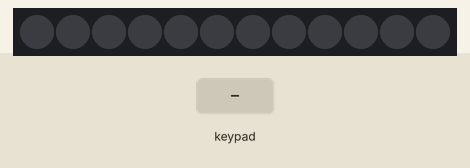
Recording of a sketch running on a simulated Arduino Uno, built with avr-gcc and run on an emulated ATmega328P. Parts: 12 RGB LEDs in strip order, left to right. The inputs (shaded band) are chosen by the test bench. Dim RGB values are drawn brighter than linear; what the sketch prints to the serial monitor is not drawn.

Above: at 1.2 s.
1.3 s: keypad keys 2 3 4 5 A pressed 0.4 s apart
At 4.5 s:
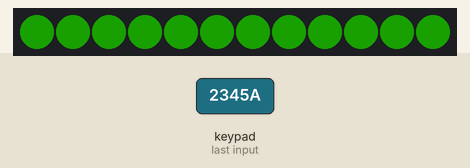
4.9 s: keypad keys 6 7 8 9 # pressed 0.4 s apart
At 6.31 s:
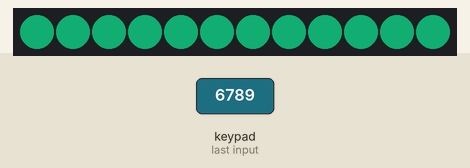
8.5 s: keypad keys 2 3 4 5 * pressed 0.4 s apart
At 11.8 s:
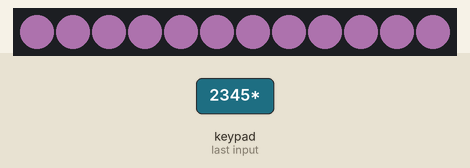
12.1 s: key 'A' pressed
At 13.4 s:
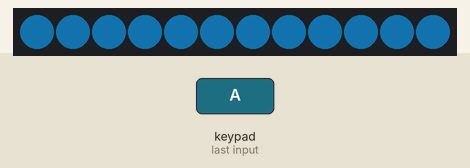
13.7 s: keypad keys 2 3 4 5 D pressed 0.4 s apart
At 14.08 s:
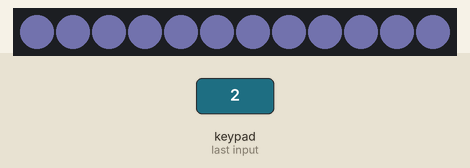
17.2 s: key 'C' pressed
Timing chart, 0 to 19.8 s (numbered marks = the images above; inputs shaded):
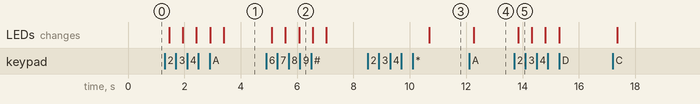

The sketch:

phamau.ino
```cpp
//Bộ pha màu với led neopixel bằng keypad
#include <Adafruit_NeoPixel.h>
#define CHAN_LED 10
#define SO_LED 12
Adafruit_NeoPixel vong_led(SO_LED, CHAN_LED, NEO_GRB + NEO_KHZ800);
#include <Keypad.h>
const byte ROWS = 4;
const byte COLS = 4;
char hexaKeys[ROWS][COLS] = {
  {'1','2','3','A'},
  {'4','5','6','B'},
  {'7','8','9','C'},
  {'*','0','#','D'}
};
byte rowPins[ROWS] = {2, 3, 4, 5};
byte colPins[COLS] = {6, 7, 8, 9};
Keypad customKeypad = Keypad(makeKeymap(hexaKeys), rowPins, colPins, ROWS, COLS);

int red = 0;
int green = 0;
int blue = 0;
int do_sang = 50;
void setup() {
  randomSeed(analogRead(A0));
  Serial.begin(9600);
  vong_led.begin();
  vong_led.setBrightness(do_sang);
  vong_led.show();
}
void loop() {
  char key = customKeypad.getKey();
  Serial.print(key);
  if (key) {
    if (key == '1') red = 85;
    if (key == '2') red = 170;
    if (key == '3') red = 255;
    if (key == '4') green = 85;
    if (key == '5') green = 170;
    if (key == '6') green = 255;
    if (key == '7') blue = 85;
    if (key == '8') blue = 170;
    if (key == '9') blue = 255;
    if (key == '0') { red = 0; green = 0; blue = 0;}
    if (key == 'A') red += 30 ;
    if (key == 'B') blue += 30 ;
    if (key == 'C') green += 30 ;
    if (key == '*') {
      do_sang += 50;
     if (do_sang > 255 ) do_sang = 255 ;
    vong_led.setBrightness(do_sang);}
    if (key == '#') {
      do_sang -= 50;
     if (do_sang < 0 ) do_sang = 0 ;
    vong_led.setBrightness(do_sang);}
  }
  uint32_t color = vong_led.Color(red, green, blue);
  for (int i = 0; i < SO_LED; i++) {
    vong_led.setPixelColor(i, color);
    delay(10);
  } vong_led.show();
}
```

Measured:
- after the input at 1.3 s, the LEDs: first change after 0.16 s (image 1 shows a later state)
- after the input at 8.5 s, the LEDs: change after 2.2 s (image 3)
- after the input at 12.1 s, the LEDs: change after 0.16 s (image 4)
- after the input at 13.7 s, the LEDs: change after 0.14 s (image 5)
